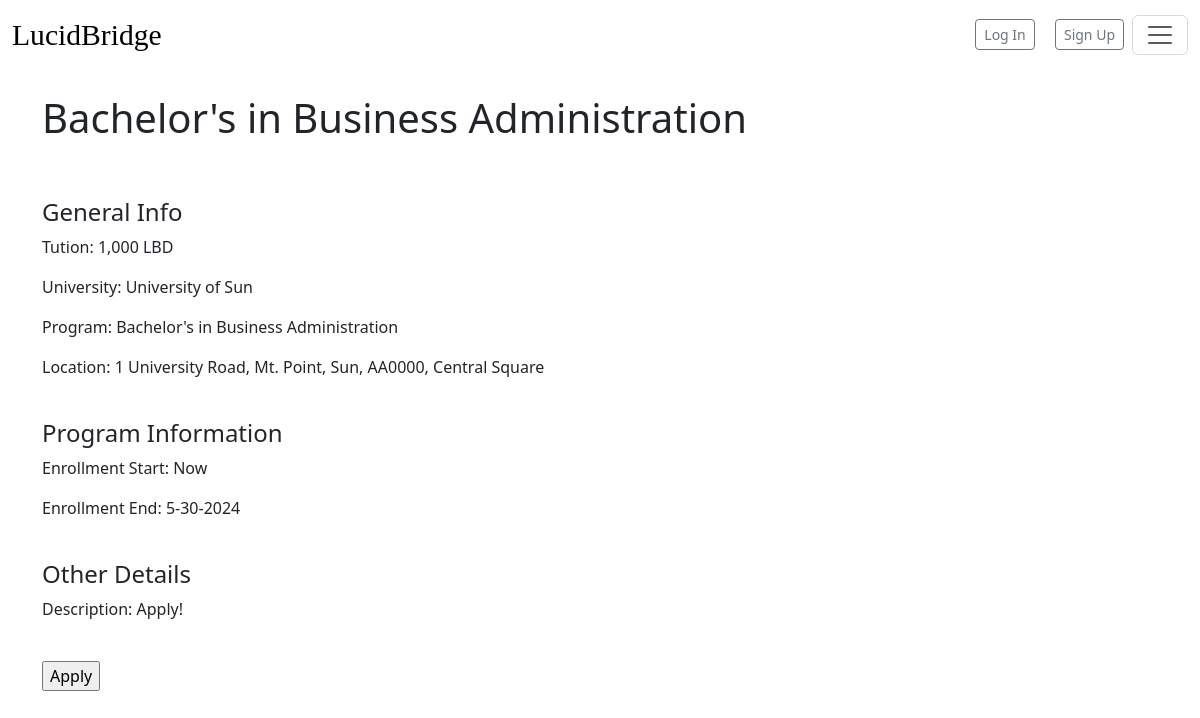
Page /university/university-offer-details/1 on the committed database.
### university/models.py (models this page shows, shortened)
class Program(models.Model):
    created_at = models.DateTimeField(auto_now_add=True, blank=True)
    University = models.CharField(max_length=100)
    Program = models.CharField(max_length=100)
    location_local = models.CharField(max_length=100)
    location_broad = models.CharField(max_length=100)
    tuition = models.CharField(max_length=100)
    Bachelor = models.BooleanField(blank=True)
    Associate = models.BooleanField(blank=True)
    Masters = models.BooleanField(blank=True)
    PhD = models.BooleanField(blank=True)
    Enrollment_Start = models.CharField(max_length=100)
    Enrollment_End = models.CharField(max_length=100)
    Description = models.TextField(max_length=1000)
    Max_Capacity = models.CharField(max_length=100)
    Max_Applications = models.CharField(max_length=100)

### university/views.py (the view)
# urls.py: path('university-offer-details/<int:pk>', views.uni_listing_detail, name='uni-detail'),
def uni_listing_detail(request, pk):
    offerings = Program.objects.get(pk=pk)
    return render(request, 'uni-listing-detail.html', {'offerings':offerings})

### university/templates/uni-listing-detail.html (shortened to what this page needs)
{% extends "base.html" %}
{% block content %}
<br>
<h1>{{ offerings.Program }}</h1>
<br>
<br>
<h4>General Info</h4>
    <p>Tution: {{ offerings.tuition }} LBD</p>
    <p>University: {{ offerings.University }}</p>
    <p>Program: {{ offerings.Program }}</p>
    <p>Location: {{ offerings.location_local }}, {{offerings.location_broad}}</p>
    <br>
    <H4>Program Information</H4>
    <p>Enrollment Start: {{ offerings.Enrollment_Start }}</p>
<p>Enrollment End: {{ offerings.Enrollment_End }}</p>
<br>
<h4>Other Details</h4>
    <p>Description: {{ offerings.Description }}</p>
    <br>
<form method="post" action="/listing/buy">
    <input type="submit" value="Apply">
  </form>
  {% endblock %}

### rows in the picture
Program: Program "Bachelor's in Business Administration", tuition "1,000", University "University of Sun", location_local "1 University Road", location_broad "Mt. Point, Sun, AA0000, Central Square", Enrollment_Start "Now", Enrollment_End "5-30-2024", Description "Apply!"
